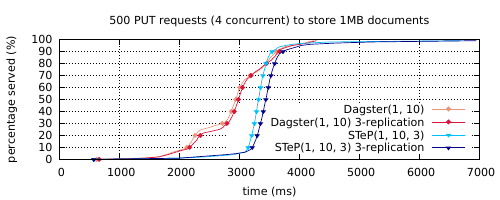

Reproduce this figure in gnuplot.
#! /usr/bin/env gnuplot
# Set terminal
set terminal pdfcairo enhanced size 5.00in,2.00in
set output "cdf.pdf"
set title "500 PUT requests (4 concurrent) to store 1MB documents"
set key bottom

# Percentage served (y-axis)
set ylabel "percentage served (%)"
set grid y

# Time (x-axis)
set xlabel "time (ms)"
set grid x

# Plot lines style
set pointsize 0.5
set pointinterval 10 # Draw every 10 points
set style line 1 linetype 1 pointtype 13 pointinterval 10 linecolor rgb "#DC143C"# Dagster with replication
set style line 2 linetype 2 pointtype 13 pointinterval 10 linecolor rgb "#E9967A" # Dagster
set style line 3 linetype 3 pointtype 26 pointinterval 10 linecolor rgb "#00008B" # STeP with replication
set style line 4 linetype 4 pointtype 26 pointinterval 10 linecolor rgb "#00BFFF" # STeP

# Data
set datafile separator ","
plot "cdf.csv" using 3:1 with linespoints linestyle 2 title "Dagster(1, 10)", \
     "cdf.csv" using 2:1 with linespoints linestyle 1 title "Dagster(1, 10) 3-replication", \
     "cdf.csv" using 6:1 with linespoints linestyle 4 title "STeP(1, 10, 3)", \
     "cdf.csv" using 5:1 with linespoints linestyle 3 title "STeP(1, 10, 3) 3-replication"
exit
